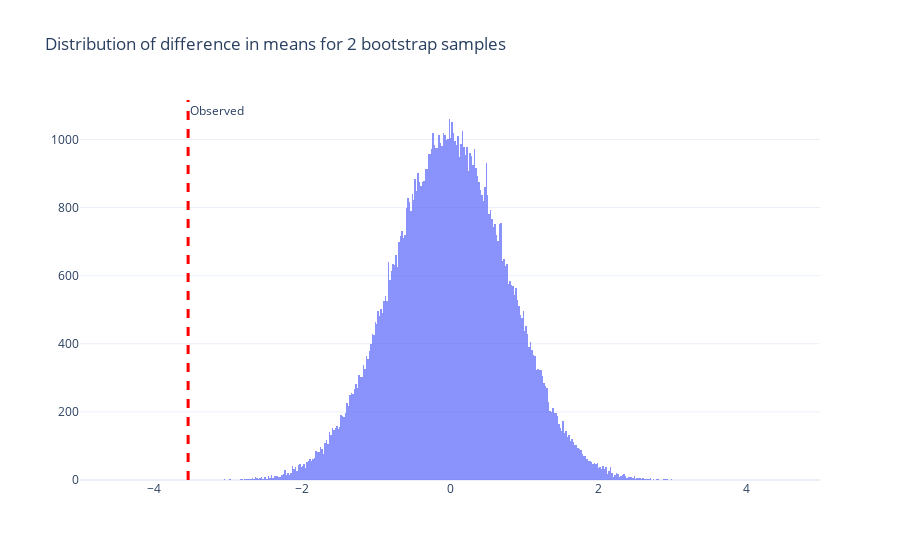

Notebook code for this chart:
### Markdown cell above
We choose to combine fixed-size random subsamples of the "default" and "not default" samples to balance both classes. The rationale is that if we combine them as they are, "default" will make up less than 15% of observations, which would lead to an unfair comparassion of difference in means. Bootstrap samples would mostly be composed of "not default" observations, which could make the observed difference artificially more unlikely.

### Code cell
fig = go.Figure()

fig.add_trace(
    go.Histogram(
        x=diff_bootstrap_means,
        name="sample_difference",
        histfunc="count",
    )
)

fig.add_vline(
    x=observed_difference,
    line_width=3,
    line_color="red",
    line_dash="dash",
    annotation_text=f"Observed",
)

fig.update_layout(
    title="Distribution of difference in means for 2 bootstrap samples",
    barmode="overlay",
)

fig.update_traces(opacity=0.75)
fig.update_xaxes(range=[-5, 5])
fig.show()

### Figure 1 — Plotly figure (JSON) as saved in the notebook; plotly's stock layout.template omitted (floating-point values rounded to 4 significant figures; data arrays with more than 128 entries replaced by an {"elided": "..."} marker saying what was removed)
{"data": [{"histfunc": "count", "name": "sample_difference", "opacity": 0.75, "type": "histogram", "x": {"elided": "100000 float values"}}], "layout": {"annotations": [{"showarrow": false, "text": "Observed", "x": -3.539, "xanchor": "left", "xref": "x", "y": 1, "yanchor": "top", "yref": "y domain"}], "barmode": "overlay", "shapes": [{"line": {"color": "red", "dash": "dash", "width": 3}, "type": "line", "x0": -3.539, "x1": -3.539, "xref": "x", "y0": 0, "y1": 1, "yref": "y domain"}], "title": {"text": "Distribution of difference in means for 2 bootstrap samples"}, "xaxis": {"range": [-5, 5]}}}
